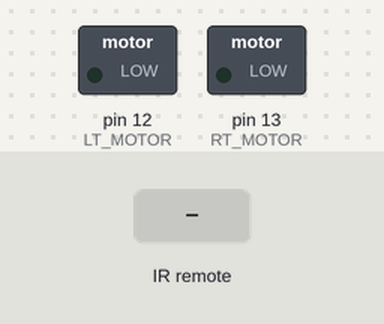
Bench run of a sketch on a simulated Arduino Uno, built with avr-gcc and run on an emulated ATmega328P. Shown: switched loads named in the sketch (green lamp = pin HIGH). Inputs (shaded band) come from the test bench.

Above: at 1.4 s.
1.5 s: infrared code 0x4EBA0422 received
At 2.5 s:
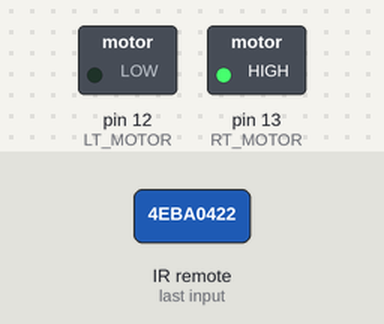
4.3 s: infrared code 0x5EA08104 received
At 4.6 s:
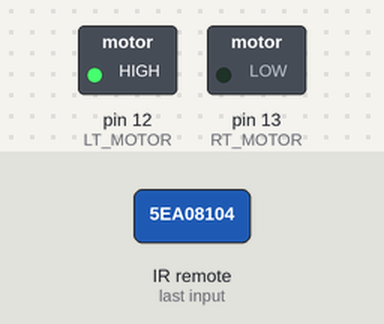
7.1 s: infrared code 0x9986485A received
At 8.0 s:
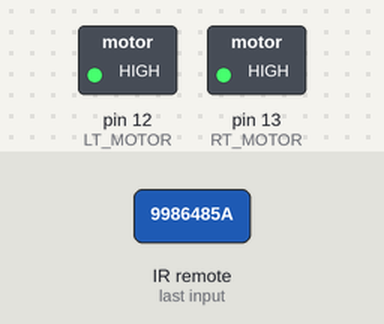
Timing chart, 0 to 10.1 s (numbered marks = the images above; inputs shaded):
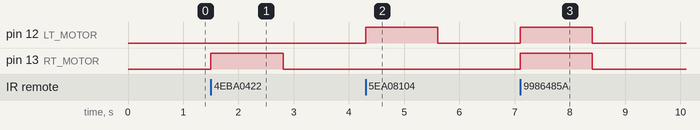

Measured:
- after the input at 1.5 s, pin 13 (RT_MOTOR): LOW → HIGH at once, → LOW 1.3 s later
- after the input at 4.3 s, pin 12 (LT_MOTOR): LOW → HIGH at once, → LOW 1.3 s later
- after the input at 7.1 s, pin 12 (LT_MOTOR), pin 13 (RT_MOTOR): LOW → HIGH at once, → LOW 1.3 s later

The sketch:

cotxe_teledirigit.ino
```cpp
/* GPL v3 fraret
 * 2015-2016
 *
 * Aquest codi font (escrit per ser compilat per a Arduino) serveix per
 * controlar dos actuadors (transistors, LEDs, reles...) per mitja d'un
 * commandament d'IR (rajos infrarrojos).
 *
 * NO HAURIA DE SER NECESSARI MODIFICAR AQUEST FITXER PER TAL DE
 * FER FUNCIONAR EL COMANDAMENT D'IR
 */
#include <IRremote.h>
#include "codis.h"

int c = 0;  //contador

//necessari per que funcioni el IR:
IRrecv irrecv(RECV_PIN);

decode_results results;


void setup()
{
  irrecv.enableIRIn(); //iniciar sensor IR
  pinMode(LT_MOTOR, OUTPUT);
  digitalWrite(LT_MOTOR, LOW);
  pinMode(RT_MOTOR, OUTPUT);
  digitalWrite(RT_MOTOR, LOW);
  delay(200); //
}

void loop()
{
  if (irrecv.decode(&results)) {
    c = 0; //si rep alguna senyal, el contador de cicles sense senyal torna a zero
    switch (results.value) { //tria la opcio que coincideixi amb el codi redut, si no executa la opcio "default"
      case CODE_LT:
        digitalWrite(RT_MOTOR, HIGH); //engega el motor dret per tal de que el cotxe giri cap a l'esquerra
        delay(100);
        break;
      case CODE_RT: //engega el motor esquerre per tal de que el cotxe giri cap a la dreta
       digitalWrite(LT_MOTOR, HIGH);
       delay(100);
        break;
      case CODE_FW: //engega els dos motors, per fer que el cotxe es mogui endavant
      digitalWrite(LT_MOTOR, HIGH);
      digitalWrite(RT_MOTOR, HIGH);
        delay(100);
        break;
      case CODE_REPEAT:
        break; //si rep el codi de repeticio no fa res, ni apaga ni engega
      default:
        digitalWrite(LT_MOTOR, LOW);
        digitalWrite(RT_MOTOR, LOW); // si rep algun altre codi apaga els motors
        break;
    }
    irrecv.resume();
  }
  else { //si no rep senyal, espera CICLES cicles, perque el IR no pot rebre i descodificar una senyal cada cicle
    c = c + 1;
    if(c > CICLES){ //si al cap de CICLES cicles no capta cap codi, apaga els dos motors
      digitalWrite(LT_MOTOR, LOW);
      digitalWrite(RT_MOTOR, LOW);
    }
  }
}
```

codis.h
```cpp
/* Filtxer
 *
 */


#ifndef CODIS_H
#define CODIS_H

#define LT_MOTOR 12
#define RT_MOTOR 13
#define CODE_LT 0x4EBA0422
#define CODE_RT 0x5EA08104
#define CODE_FW 0x9986485A
#define CODE_REPEAT 0x4AB0F7B6
#define CICLES 20000
#define RECV_PIN 11

#endif
```
